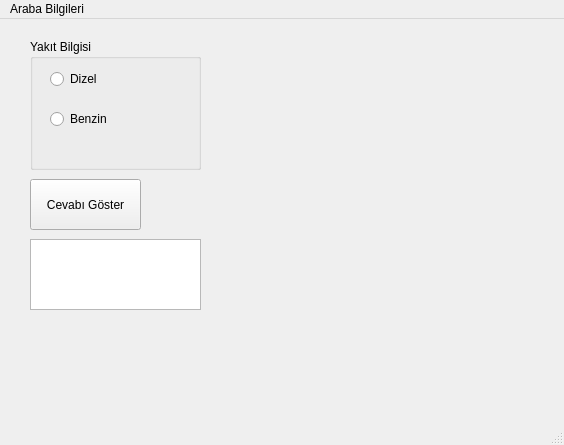
<?xml version="1.0" encoding="UTF-8"?>
<ui version="4.0">
 <class>MainWindow</class>
 <widget class="QMainWindow" name="MainWindow">
  <property name="geometry">
   <rect>
    <x>0</x>
    <y>0</y>
    <width>564</width>
    <height>445</height>
   </rect>
  </property>
  <property name="windowTitle">
   <string>MainWindow</string>
  </property>
  <widget class="QWidget" name="centralwidget">
   <widget class="QPushButton" name="btnCevap">
    <property name="geometry">
     <rect>
      <x>30</x>
      <y>160</y>
      <width>111</width>
      <height>51</height>
     </rect>
    </property>
    <property name="text">
     <string>Cevabı Göster</string>
    </property>
   </widget>
   <widget class="QGroupBox" name="groupBox">
    <property name="geometry">
     <rect>
      <x>30</x>
      <y>20</y>
      <width>171</width>
      <height>131</height>
     </rect>
    </property>
    <property name="title">
     <string>Yakıt Bilgisi</string>
    </property>
    <widget class="QRadioButton" name="rdDizel">
     <property name="geometry">
      <rect>
       <x>20</x>
       <y>30</y>
       <width>95</width>
       <height>20</height>
      </rect>
     </property>
     <property name="text">
      <string>Dizel</string>
     </property>
    </widget>
    <widget class="QRadioButton" name="rdBenzin">
     <property name="geometry">
      <rect>
       <x>20</x>
       <y>70</y>
       <width>95</width>
       <height>20</height>
      </rect>
     </property>
     <property name="text">
      <string>Benzin</string>
     </property>
    </widget>
   </widget>
   <widget class="QPlainTextEdit" name="txtCevap">
    <property name="geometry">
     <rect>
      <x>30</x>
      <y>220</y>
      <width>171</width>
      <height>71</height>
     </rect>
    </property>
   </widget>
  </widget>
  <widget class="QMenuBar" name="menubar">
   <property name="geometry">
    <rect>
     <x>0</x>
     <y>0</y>
     <width>564</width>
     <height>26</height>
    </rect>
   </property>
   <widget class="QMenu" name="menuBilgiler">
    <property name="title">
     <string>Araba Bilgileri</string>
    </property>
    <addaction name="action1_seviye"/>
    <addaction name="action2_seviye"/>
   </widget>
   <addaction name="menuBilgiler"/>
  </widget>
  <widget class="QStatusBar" name="statusbar"/>
  <action name="action1_seviye">
   <property name="text">
    <string>1. seviye</string>
   </property>
  </action>
  <action name="action2_seviye">
   <property name="text">
    <string>2. seviye</string>
   </property>
  </action>
 </widget>
 <resources/>
 <connections/>
</ui>
